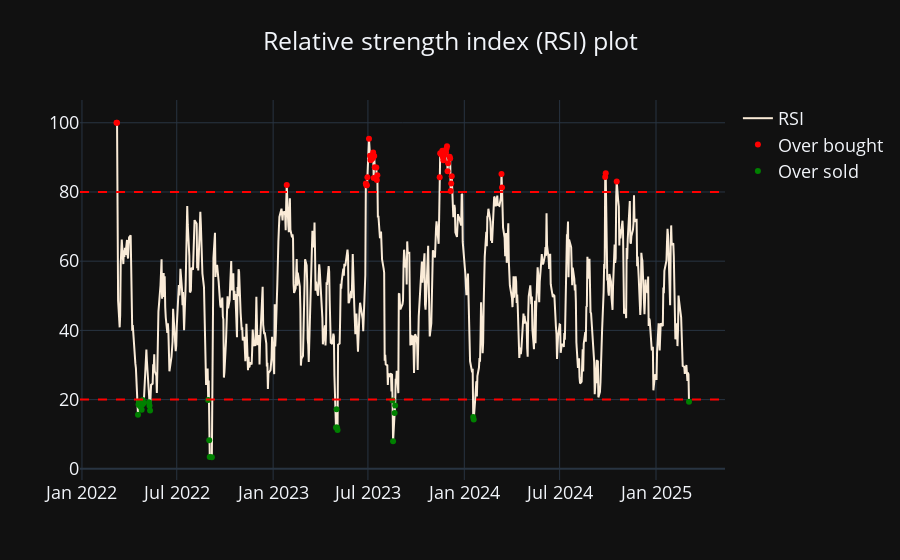

The code cell stored with this chart in its notebook:
### Code cell
from rsi import StrategyRSI

str_rsi = StrategyRSI()
df_rsi = str_rsi.execute(df)
str_rsi.show(df_rsi)

### Figure 1 — Plotly figure (JSON) as saved in the notebook; plotly's stock layout.template omitted (floating-point values rounded to 4 significant figures; data arrays with more than 128 entries replaced by an {"elided": "..."} marker saying what was removed)
{"data": [{"marker": {"color": "antiquewhite"}, "name": "RSI", "type": "scatter", "x": {"elided": "754 str values"}, "y": {"elided": "754 float values"}}, {"marker": {"color": "red"}, "mode": "markers", "name": "Over bought", "type": "scatter", "x": ["2022-03-07", "2022-03-08", "2022-03-09", "2023-01-27", "2023-06-27", "2023-06-28", "2023-06-29", "2023-06-30", "2023-07-03", "2023-07-05", "2023-07-06", "2023-07-07", "2023-07-10", "2023-07-11", "2023-07-12", "2023-07-13", "2023-07-14", "2023-07-17", "2023-07-18", "2023-07-19", "2023-11-15", "2023-11-16", "2023-11-17", "2023-11-20", "2023-11-21", "2023-11-22", "2023-11-24", "2023-11-27", "2023-11-28", "2023-11-29", "2023-11-30", "2023-12-01", "2023-12-04", "2023-12-05", "2023-12-06", "2023-12-07", "2023-12-08", "2024-03-12", "2024-03-13", "2024-09-26", "2024-09-27", "2024-10-18"], "y": [null, 100, 100, 81.98, 82.43, 81.93, 81.95, 84.23, 95.39, 90.43, 89.23, 89.33, 89.71, 91.42, 84.05, 90.36, 87.13, 87.08, 83.48, 84.85, 84.25, 91.15, 90.96, 91.88, 90.09, 89.14, 90.65, 91.5, 92.57, 93.18, 85.96, 88.33, 90.15, 89.65, 80.31, 82.45, 84.57, 85.17, 81.29, 84.29, 85.4, 83.04]}, {"marker": {"color": "green"}, "mode": "markers", "name": "Over sold", "type": "scatter", "x": ["2022-04-18", "2022-04-19", "2022-04-20", "2022-04-21", "2022-04-22", "2022-04-25", "2022-04-26", "2022-04-27", "2022-04-29", "2022-05-09", "2022-05-10", "2022-05-11", "2022-08-30", "2022-09-01", "2022-09-02", "2022-09-06", "2023-05-01", "2023-05-02", "2023-05-03", "2023-05-04", "2023-08-17", "2023-08-18", "2023-08-21", "2023-08-22", "2024-01-18", "2024-01-19", "2025-03-05"], "y": [15.6, 18.57, 19.42, 18.73, 18.11, 17.09, 18.49, 19.92, 19.02, 19.24, 18.19, 16.83, 19.9, 8.261, 3.451, 3.346, 11.95, 17.2, 11.97, 11.21, 19.72, 7.942, 16.12, 18.32, 14.98, 14.28, 19.38]}], "layout": {"font": {"size": 18}, "shapes": [{"line": {"color": "red", "dash": "dash"}, "type": "line", "x0": 0, "x1": 1, "xref": "x domain", "y0": 80, "y1": 80, "yref": "y"}, {"line": {"color": "red", "dash": "dash"}, "type": "line", "x0": 0, "x1": 1, "xref": "x domain", "y0": 20, "y1": 20, "yref": "y"}], "title": {"text": "Relative strength index (RSI) plot", "x": 0.5}, "xaxis": {"rangeslider": {"visible": false}}}}
